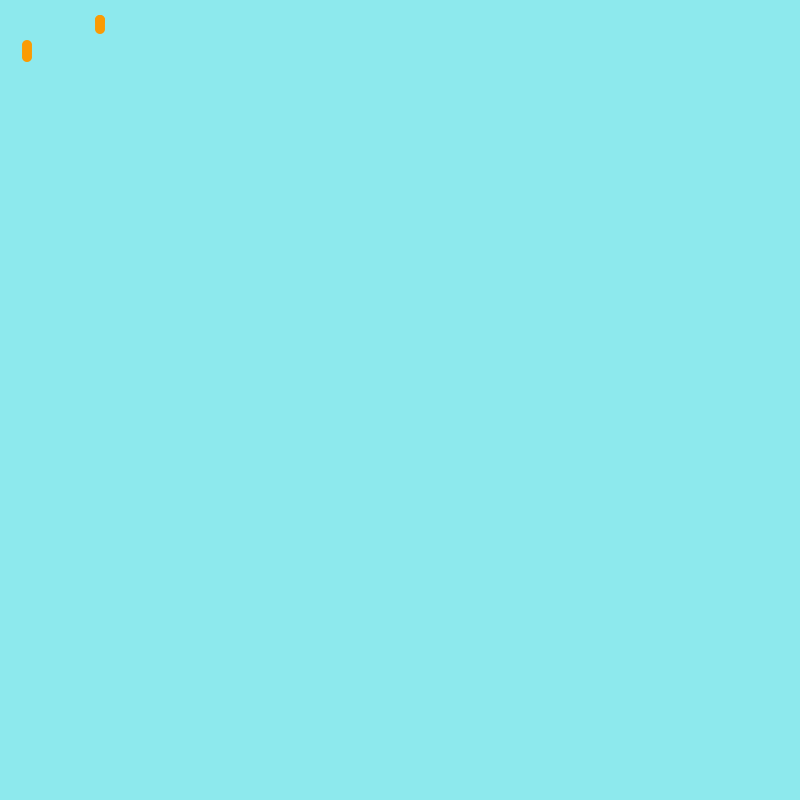
Frame 1 (no input)
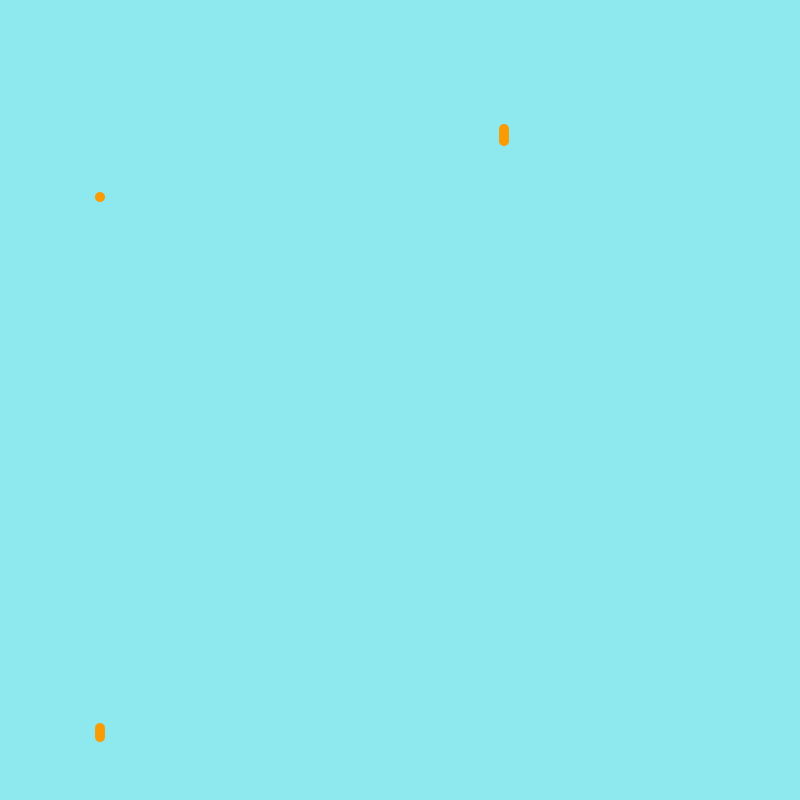
Frame 60 (the mouse pressed at the canvas centre just before this capture)
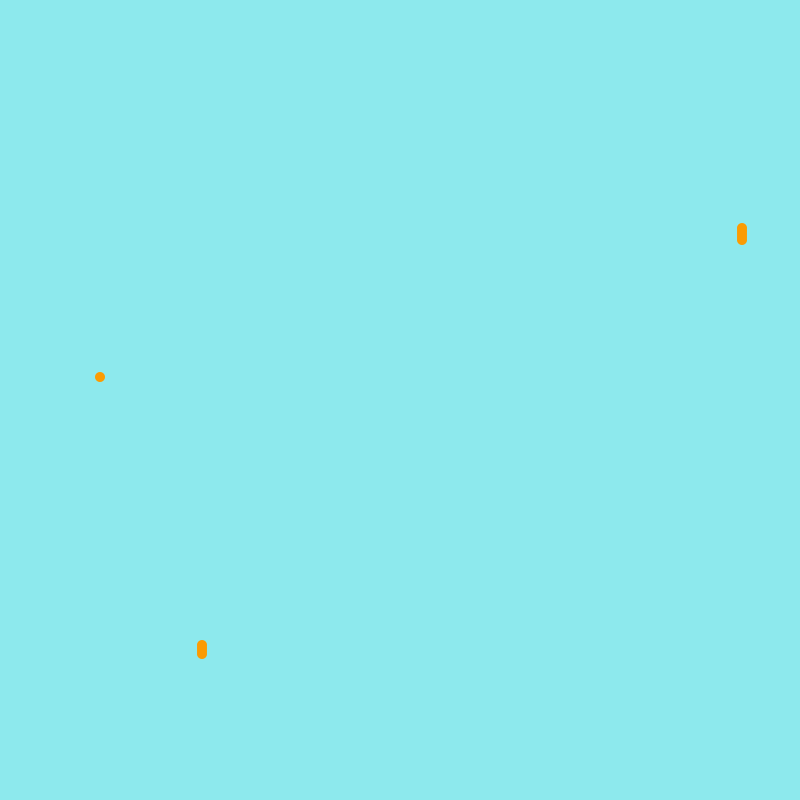
Frame 120 (the mouse held since frame 60 and released just before this capture)

The Processing sketch that drew these frames (run headless with seeded random() and noise(); from frame 60 on, the mouse is pressed at the canvas centre):

// Processing sketch: Alisha_Fish_Feeder
// ── Alisha_Fish_Feeder.pde
int foodX = 100;
int foodY = 20;

int food2X = 27;
int food2Y = 45;

int food3X = 100;
int food3Y = 20;

int food4X = 100;
int food4Y = 20;

int food5X = 100;
int food5Y = 20;

int food6X = 100;
int food6Y = 20;

int food7X = 100;
int food7Y = 20;

int food8X = 100;
int food8Y = 20;

int food9X = 100;
int food9Y = 20;

int food10X = 100;
int food10Y = 20;

void setup(){

  size(800, 800);
  
}

void draw(){
  
  background(141,233,237);
  
 fill(#FA9B03);
noStroke();
ellipse(foodX, foodY,  10, 10);
  foodY += 3;
  if(foodY>height){
  foodX = (int) random(width-20);
  foodY = 0;}
  
  fill(#FA9B03);
noStroke();
ellipse(food2X, food2Y,  10, 10);
  food2Y += 3; 
  if(food2Y>height){
  food2X = (int) random(width-20);
  food2Y = 0;}
   fill(#FA9B03);
noStroke();
ellipse(food3X, food3Y,  10, 10);
  food3Y += 3;
  if(foodY>height){
  foodX = (int) random(width-20);
  foodY = 0;}
  
  fill(#FA9B03);
noStroke();
ellipse(food2X, food2Y,  10, 10);
  food2Y += 3; 
  if(food2Y>height){
  food2X = (int) random(width-20);
  food2Y = 0;}
   fill(#FA9B03);
noStroke();
ellipse(foodX, foodY,  10, 10);
  foodY += 3;
  if(foodY>height){
  foodX = (int) random(width-20);
  foodY = 0;}
  
  fill(#FA9B03);
noStroke();
ellipse(food2X, food2Y,  10, 10);
  food2Y += 3; 
  if(food2Y>height){
  food2X = (int) random(width-20);
  food2Y = 0;}
   fill(#FA9B03);
noStroke();
ellipse(foodX, foodY,  10, 10);
  foodY += 3;
  if(foodY>height){
  foodX = (int) random(width-20);
  foodY = 0;}
  
  fill(#FA9B03);
noStroke();
ellipse(food2X, food2Y,  10, 10);
  food2Y += 3; 
  if(food2Y>height){
  food2X = (int) random(width-20);
  food2Y = 0;}
   fill(#FA9B03);
noStroke();
ellipse(foodX, foodY,  10, 10);
  foodY += 3;
  if(foodY>height){
  foodX = (int) random(width-20);
  foodY = 0;}
  
  fill(#FA9B03);
noStroke();
ellipse(food2X, food2Y,  10, 10);
  food2Y += 3; 
  if(food2Y>height){
  food2X = (int) random(width-20);
  food2Y = 0;}
  
  
}
